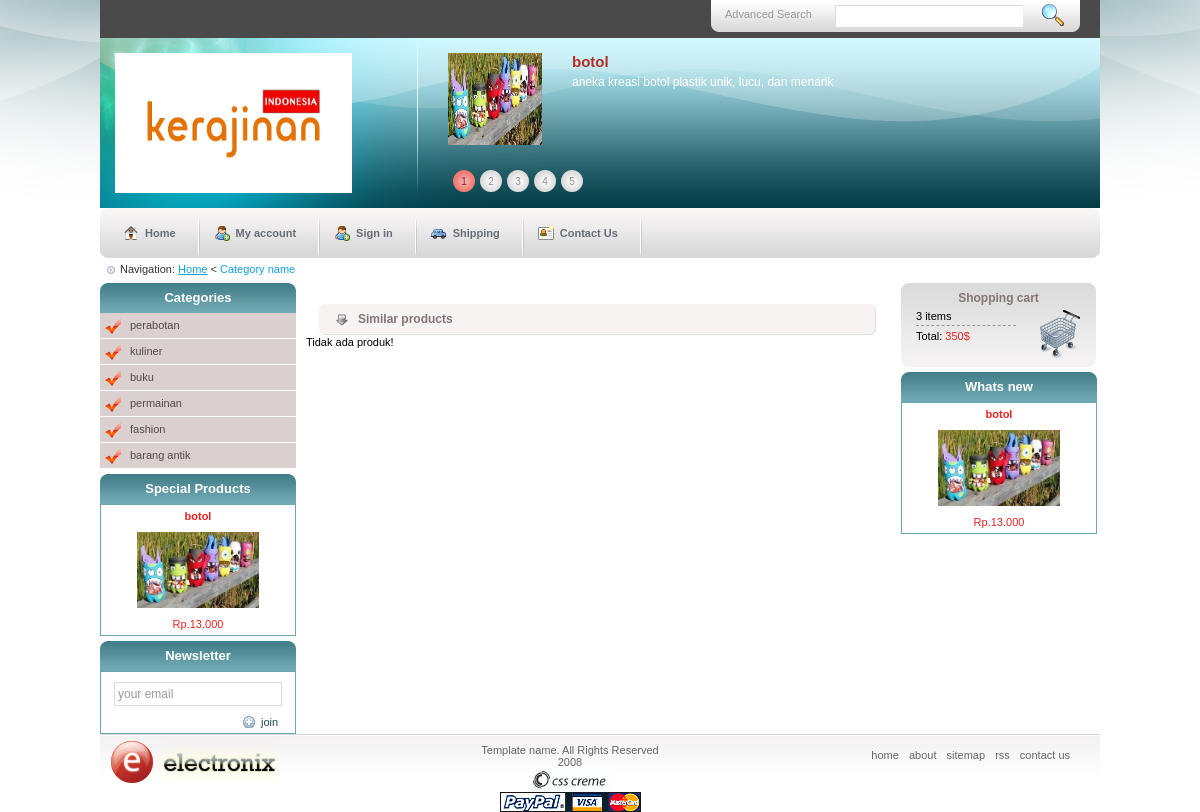
The page /kategori.php on the database its author committed.
### tables this page shows
CREATE TABLE `barang` (
  `id_brg` int(11) NOT NULL,
  `nama_barang` varchar(50) NOT NULL,
  `harga_barang` varchar(50) NOT NULL,
  `jml_barang` int(11) NOT NULL,
  `rincian_barang` varchar(200) NOT NULL,
  `gambar` text NOT NULL,
  `nm_kategori` varchar(20) NOT NULL
);

CREATE TABLE `kategori` (
  `id_kategori` int(11) NOT NULL,
  `nm_kategori` varchar(20) NOT NULL
);

### kategori.php (the view, shortened to what this page needs)
<?php
include 'header.php';
?>
  </div>
  <div id="main_content">
    <div id="menu_tab">
      <div class="left_menu_corner"></div>
      <ul class="menu">
         <li><a href="index.php" class="nav1"> Home</a></li>
        <li class="divider"></li>
        <li><a href="#" class="nav4">My account</a></li>
        <li class="divider"></li>
        <li><a href="admin/login.php" class="nav4">Sign in</a></li>
        <li class="divider"></li>
        <li><a href="#" class="nav5">Shipping</a></li>
        <li class="divider"></li>
        <li><a href="contact.php" class="nav6">Contact Us</a></li>
        <li class="divider"></li>
      </ul>
      <div class="right_menu_corner"></div>
    </div>
    <div class="crumb_navigation"> Navigation: <a href="#">Home</a> &lt; <span class="current">Category name</span> </div>
    <div class="left_content">
      <div class="title_box">Categories</div>
      <ul class="left_menu">
        <?php $kat = mysqli_query($kon, "SELECT * FROM kategori ORDER BY id_kategori DESC");
            if(mysqli_num_rows($kat) == 0){
            echo "Tidak ada produk!";
             }else{
              while($menu = mysqli_fetch_assoc($kat)){
      ?>
        <li class="odd"><a href="?kategori=<?php echo $menu['nm_kategori']; ?>"><?php echo $menu['nm_kategori']; ?></a></li>
        <?php
              }
              }
              ?>
      </ul>
      <?php
        $sql3 = mysqli_query($kon, "SELECT * FROM barang ORDER BY id_brg DESC");
          $data3 = mysqli_fetch_assoc($sql3);
      ?>
      <div class="title_box">Special Products</div>
      <div class="border_box">
        <div class="product_title"><a href="details.php"><?php echo $data3['nama_barang']; ?></a></div>
        <div class="product_img"><a href="details.php?uID=<?php echo $data3['id_brg']; ?>"><img src="admin/upload/<?php echo $data3['gambar']; ?>" alt="" border="0" width="122" /></a></div>
        <div class="prod_price"><span class="price">Rp.<?php echo $data3['harga_barang']; ?></span></div>
      </div>
      <div class="title_box">Newsletter</div>
      <div class="border_box">
        <input type="text" name="newsletter" class="newsletter_input" value="your email"/>
        <a href="#" class="join">join</a> </div>
    </div>
    <div class="center_content">
      <div class="prod_box_big">
      </div>
      <div class="center_title_bar">Similar products</div>
       <?php $sql = mysqli_query($kon, "SELECT * FROM barang WHERE nm_kategori='$_GET[kategori]'");
            if(mysqli_num_rows($sql) == 0){
            echo "Tidak ada produk!";
              }
          ?>
      </div>
    <div class="right_content">
      <div class="shopping_cart">
        <div class="cart_title">Shopping cart</div>
        <div class="cart_details"> 3 items <br />
          <span class="border_cart"></span> Total: <span class="price">350$</span> </div>
        <div class="cart_icon"><a href="#" title="header=[Checkout] body=[&nbsp;] fade=[on]"><img src="images/shoppingcart.png" alt="" width="48" height="48" border="0" /></a></div>
      </div>
      <?php
        $sql2 = mysqli_query($kon, "SELECT * FROM barang ORDER BY id_brg DESC");
          $data2 = mysqli_fetch_assoc($sql2);
      ?>
      <div class="title_box">Whats new</div>
      <div class="border_box">
        <div class="product_title"><a href="details.php"><?php echo $data2['nama_barang']; ?></a></div>
        <div class="product_img"><a href="details.php?uID=<?php echo $data2['id_brg']; ?>"><img src="admin/upload/<?php echo $data2['gambar']; ?>" alt="" border="0" width="122" /></a></div>
        <div class="prod_price"><span class="price">Rp.<?php echo $data2['harga_barang']; ?></span></div>
      </div>
    </div>
  </div>
 <?php include 'footer.php'; ?>

### header.php (shortened to what this page needs)
<?php include 'admin/includes/connection.php' ?>
<!DOCTYPE html PUBLIC "-//W3C//DTD XHTML 1.0 Transitional//EN" "http://www.w3.org/TR/xhtml1/DTD/xhtml1-transitional.dtd">
<html xmlns="http://www.w3.org/1999/xhtml">
<head>
<link rel="stylesheet" type="text/css" href="style.css" />
</head>
<body>
<div id="main_container">
  <div class="top_bar">
    <div class="top_search">
      <div class="search_text">Advanced Search</div>
      <form method="get" action="search.php">
        <input type="text" class="search_input" name="nama_barang" />
        <input type="image" src="images/search.gif" class="search_bt" name="cari" />
      </form>
    </div>
  </div>
  <div id="header">
    <div id="logo"> <a href="#"><img src="images/kerajinan.png" alt="" border="0" width="237" height="140" /></a> </div>
    <div class="oferte_content">
      <div class="oferta">
      <?php
        $head = mysqli_query($kon, "SELECT * FROM barang ORDER BY id_brg DESC");
          $dat = mysqli_fetch_assoc($head);
      ?>
        <div class="oferta_content"> <img src="admin/upload/<?php echo $dat['gambar']; ?>" width="94" height="92" alt="" border="0" class="oferta_img" />
          <div class="oferta_details">
            <div class="oferta_title"><?php echo $dat['nama_barang']; ?></div>
            <div class="oferta_text"><?php echo $dat['rincian_barang']; ?></div>
        </div>
        <div class="oferta_pagination"> <span class="current">1</span> <a href="#">2</a> <a href="#">3</a> <a href="#">4</a> <a href="#">5</a> </div>
      </div>
    </div>

### rows shown on the page
barang: gambar (picture), nama_barang "botol", rincian_barang "aneka kreasi botol plastik unik, lucu, dan menarik", harga_barang "13.000"
kategori: nm_kategori "perabotan"
kategori: nm_kategori "kuliner"
kategori: nm_kategori "buku"
kategori: nm_kategori "permainan"
kategori: nm_kategori "fashion"
kategori: nm_kategori "barang antik"
